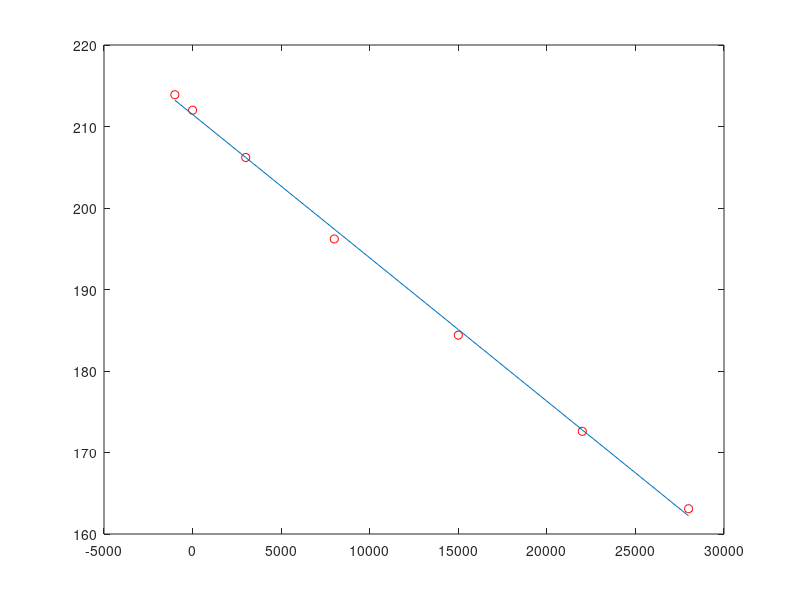

This chart was generated by the following MATLAB code:
% Form T = mh + b

% h is our x
h = [-1000, 0, 3000, 8000, 15000, 22000, 28000];

% t is our y
t = [213.9, 212, 206.2, 196.2, 184.4, 172.6, 163.1];

Sx = sum(h);
Sxx = sum(h.*h);
Sy = sum(t);
Sxy = sum(h.*t);
n = length(h);

% our a0 is b
b = (Sxx*Sy - Sxy*Sx)/(n*Sxx - Sx^2);
% and a1 is m
m = (n*Sxy - Sx*Sy)/(n*Sxx - Sx^2);

% Let's see the actual points first
plot(h, t, 'ro');

hold on;

% Now we check our line
plot(h, m*h+b);
